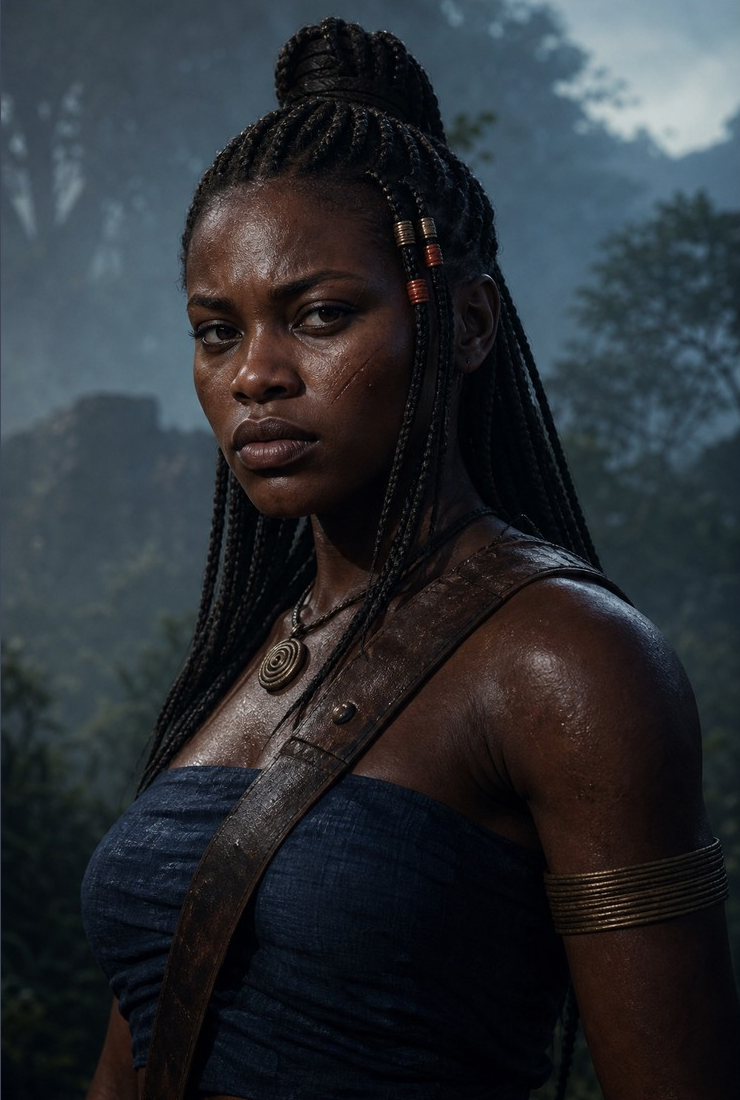
#> input picture STAGING_B1_2026-11-17/work5/crop_portrait.png, 740 x 1100 px, found by its file name
$ python sheet.py
#> lines starting #> are read from the running program, lines starting #| are printed output that depends on the picture
from PIL import Image, ImageDraw, ImageFont
BG=(11,14,23); LINE=(52,62,78); WHITE=(238,238,232); GREY=(150,158,172); TAN=(186,156,110); ALERT=(214,120,96)
FB=lambda s: ImageFont.truetype('/usr/share/fonts/truetype/dejavu/DejaVuSans-Bold.ttf', s)
FR=lambda s: ImageFont.truetype('/usr/share/fonts/truetype/dejavu/DejaVuSans.ttf', s)
W,H=2560,1440
S=Image.new('RGB',(W,H),BG); d=ImageDraw.Draw(S)
#> after `S = Image.new('RGB', (W, H), BG)`:
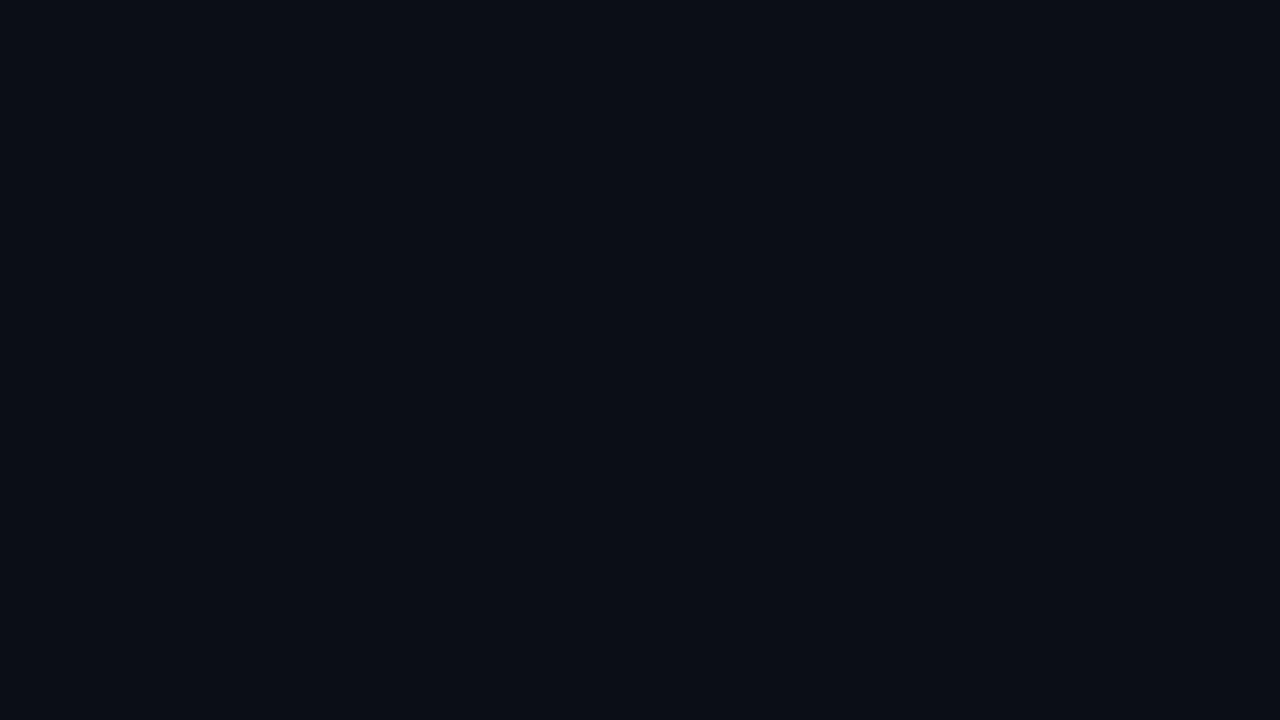
#> S: PIL image 2560x1440 RGB (shown at 1/2 size); mean R, G, B 11, 14, 23

def spaced(x,y,t,f,fill,gap=1.1,anchor='ls'):
    cur=x
    for ch in t:
        d.text((cur,y),ch,font=f,fill=fill,anchor=anchor); cur+=d.textlength(ch,font=f)+gap

def panel(img, box, cap=None, capcol=GREY):
    x,y,w,h=box
    c=img.copy(); c.thumbnail((w,h), Image.LANCZOS)
    px,py=(w-c.width)//2,(h-c.height)//2
    S.paste(c,(x+px,y+py))
    d.rectangle([x-1,y-1,x+w,y+h],outline=LINE,width=2)
    if cap: d.text((x,y+h+10),cap,font=FB(16),fill=capcol); return y+h+42
    return y+h

def hatch(box,label,sub=None,col=ALERT):
    x,y,w,h=box
    tile=Image.new('RGB',(w,h),(18,21,31)); td=ImageDraw.Draw(tile)
    for i in range(-h,w+h,26):
        td.line([(i,h),(i+h,0)],fill=(40,46,60),width=1)
    S.paste(tile,(x,y))
    d.rectangle([x,y,x+w,y+h],outline=col,width=2)
    d.text((x+18,y+22),label,font=FB(19),fill=col)
    if sub:
        yy=y+52
        for line in sub:
            d.text((x+18,yy),line,font=FR(15),fill=GREY); yy+=21

def tag(x,y,n):
    r=15
    d.ellipse([x-r,y-r,x+r,y+r],fill=TAN)
    d.text((x,y+1),str(n),font=FB(15),fill=(12,14,20),anchor='mm')

# ---------------- header
d.text((60,32),"THE DISOBEDIENT DAUGHTER  ·  Nwanyi Na-an\u1ee5gh\u1ecb Ihe",font=FB(19),fill=GREY)
d.text((2500,32),"CHAR_ADANNA_COSTUME_BREAKDOWN  ·  V002",font=FB(19),fill=TAN,anchor='rs')
d.text((2500,60),"STATUS: UNAPPROVED — PENDING CD",font=FR(18),fill=WHITE,anchor='rs')

d.text((60,100),"ADANNA — COSTUME BREAKDOWN",font=FB(44),fill=WHITE)
d.line([(60,168),(2500,168)],fill=LINE,width=2)

# ---------------- status banner (hatched)
bx,by,bw,bh=60,184,2440,44
d.rectangle([bx,by,bx+bw,by+bh],fill=(26,20,22),outline=(120,64,56),width=2)
for i in range(-bh,bw,22):
    d.line([(bx+i,by+bh),(bx+i+bh,by)],fill=(52,34,34),width=1)
d.text((bx+18,by+12),"UNAPPROVED — PENDING CD — COSTUME BREAKDOWN  ·  NOT CANON  ·  OAD-02 IDENTITY LOCKS APPLIED",font=FB(20),fill=(238,206,196))

# ---------------- panels
port=Image.open('work5/crop_portrait.png'); face=Image.open('work5/trim_face.png')
#> further down, port is the input picture: PIL image 740x1100 RGB; mean R, G, B 43.2, 47.4, 52.2
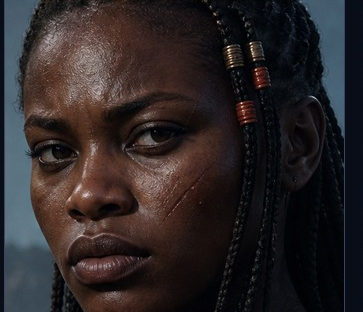
#> input picture STAGING_B1_2026-11-17/work5/trim_face.png, 363 x 312 px, found by its file name
#> further down, face is the input picture: PIL image 363x312 RGB; mean R, G, B 43.7, 37.3, 38.2
temp=Image.open('work5/trim_temple.png'); arm=Image.open('work5/trim_armlet.png')
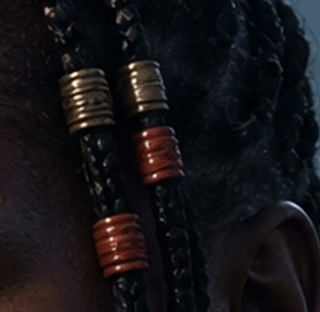
#> input picture STAGING_B1_2026-11-17/work5/trim_temple.png, 320 x 312 px, found by its file name
#> further down, temp is the input picture: PIL image 320x312 RGB; mean R, G, B 20.6, 18.7, 21.7
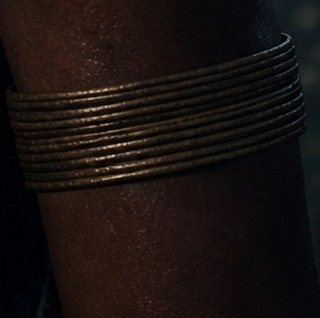
#> input picture STAGING_B1_2026-11-17/work5/trim_armlet.png, 320 x 318 px, found by its file name
#> further down, arm is the input picture: PIL image 320x318 RGB; mean R, G, B 25, 17.8, 16.1
pend=Image.open('work5/trim_pendant.png'); wrap=Image.open('work5/trim_wrap.png')
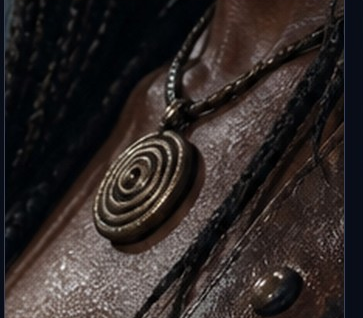
#> input picture STAGING_B1_2026-11-17/work5/trim_pendant.png, 363 x 318 px, found by its file name
#> further down, pend is the input picture: PIL image 363x318 RGB; mean R, G, B 47.5, 40.7, 39.3
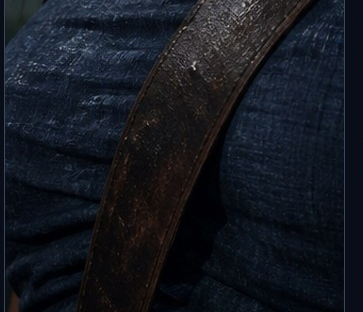
#> input picture STAGING_B1_2026-11-17/work5/trim_wrap.png, 363 x 312 px, found by its file name
#> further down, wrap is the input picture: PIL image 363x312 RGB; mean R, G, B 20.4, 24.1, 32.1
#> (the run stopped early here; a loop or call above may not have finished)
